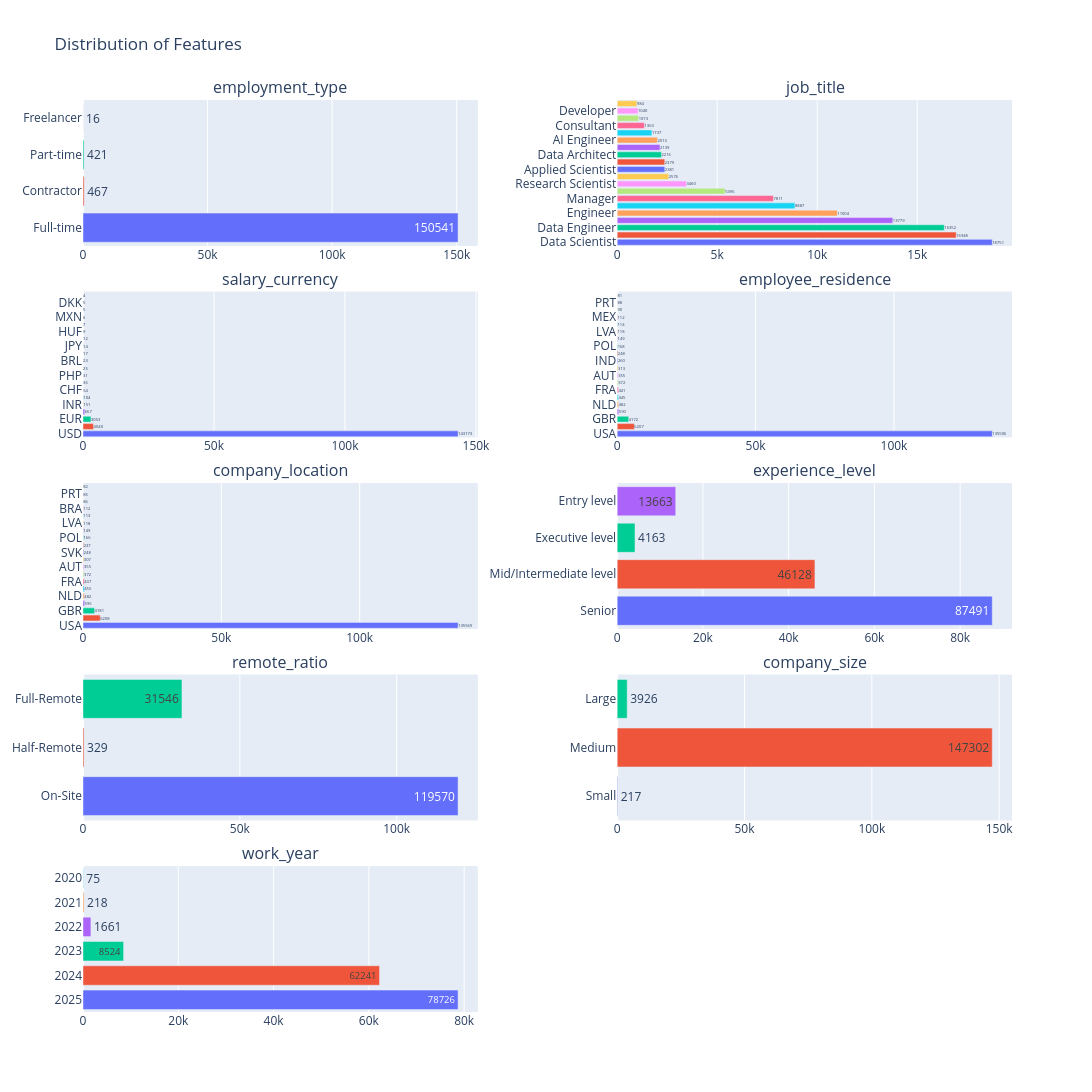

The cell this chart's notebook holds for it:
### Markdown cell above
As we can see, `job_title`, `employee_residence` and `company_location` have very high cardinality, with respectively 422, 104 and 97 unique values; this is usually not desirable with categorical variables, considering that it will be hard to both visualize them and encoding them (categorical variables are often encoded with OneHotEncoder, which creates a new binary categorical variable for each single category of the original variable; with too high cardinality this takes to an huge number of new variables). Some possibilities to deal with this problem can be:
- limit the categories to the top $k$ most frequent ones and group all the others in a new category (e.g., 'Other') -> easy to implement, but may take to loss of information;
- re-organize the variables in new broader categories (e.g., 'Spain' and 'Portugal' can be grouped into 'Western Europe') -> more sophisticated to implement and may be too much generalized if not done correctly.

We experimented both options, but we decided to stick on the first one since it yielded better performances over all.

Let's plot the bar plots for our features (considering the high cardinality problem we just discussed, we will limit the number of categories to the top 20 most frequent ones for readability):

### Code cell
# Create a subplot grid
grid = make_subplots(rows=5, cols=2, 
                     subplot_titles=categorical_features + ordinal_features + numerical_features, 
                     vertical_spacing=0.05, 
                     horizontal_spacing=0.15)

r, c = 1, 1
# Create Plotly Express figures
for col in categorical_features + ordinal_features + numerical_features:
    freq = df[col].value_counts()
    
    # Sort index for ordinal features
    if col in ordinal_features:
        freq = freq.sort_index(ascending=False)
        
    # Filter to top 20 categories if too many
    if freq.shape[0] > 20:
        freq = freq.nlargest(20)
    
    fig = px.bar(x = freq.values, y = freq.index, text = freq.values, title = col, color = freq.index)
    
    # Add the traces from each Plotly Express figure
    for trace in fig.data:
        grid.add_trace(trace, row=r, col=c)
    c += 1
    if c > 2:
        c = 1
        r += 1

# Update layout
grid.update_layout(height=2000, width=1300, title_text="Distribution of Features", showlegend=False)

grid.show()
